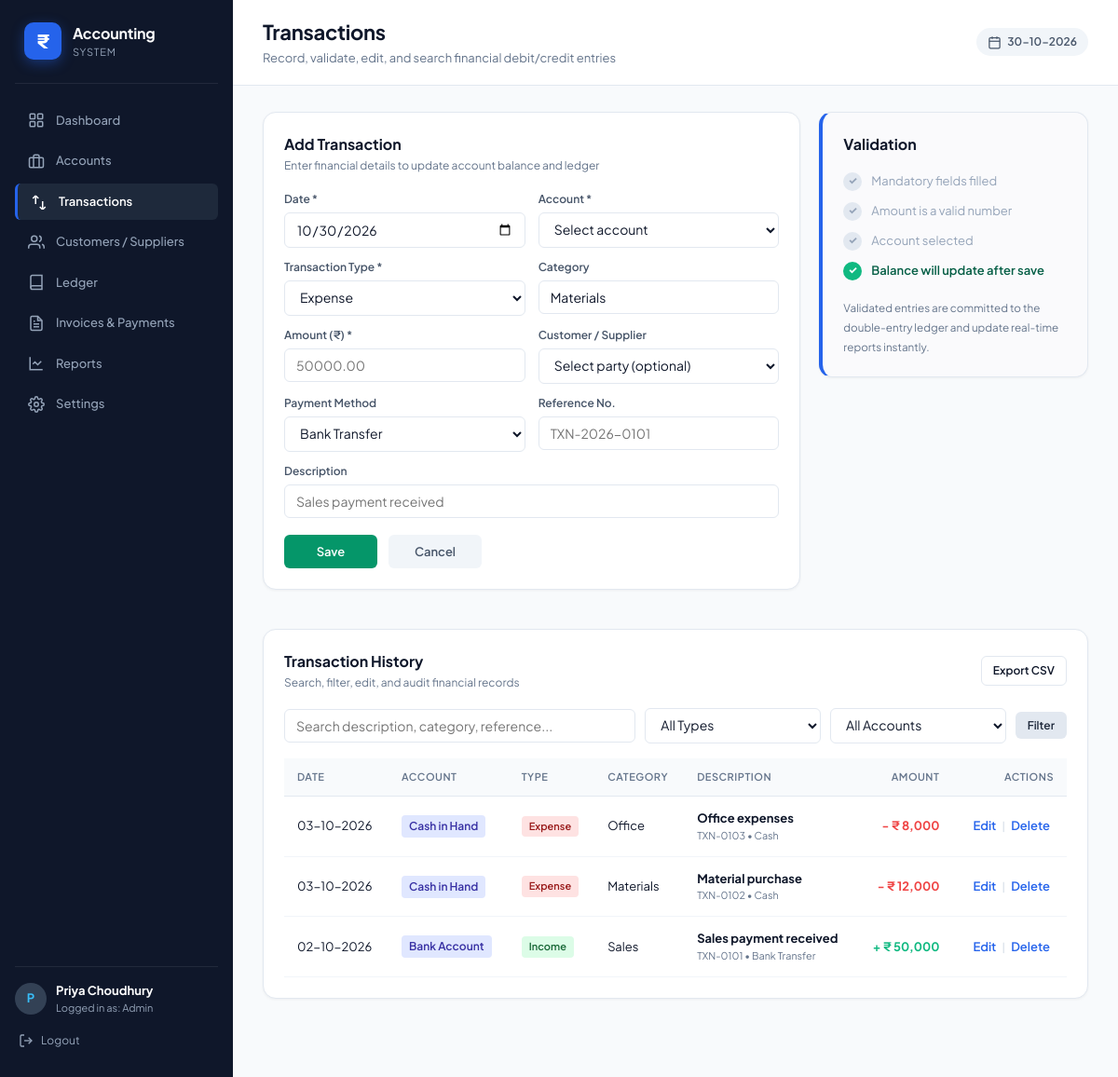
Page /transactions (signed in) on the committed database.
### app.py (models this page shows, shortened)
class Setting(db.Model):
    id = db.Column(db.Integer, primary_key=True)
    business_name = db.Column(db.String(150), default="Accounting System")
    owner_name = db.Column(db.String(120), default="Priya Choudhury")
    currency = db.Column(db.String(10), default="₹")
    date_format = db.Column(db.String(30), default="%d-%m-%Y")
    notifications = db.Column(db.Boolean, default=True)

class Transaction(db.Model):
    id = db.Column(db.Integer, primary_key=True)
    tx_date = db.Column(db.Date, nullable=False, default=date.today)
    amount = db.Column(db.Float, nullable=False)
    tx_type = db.Column(db.String(30), nullable=False)  # Income, Expense, Transfer
    category = db.Column(db.String(80), default="General")
    description = db.Column(db.String(255), default="")
    payment_method = db.Column(db.String(50), default="Cash")  # Cash, Bank Transfer, UPI, Cheque, Card
    reference = db.Column(db.String(80), default="")
    account_id = db.Column(db.Integer, db.ForeignKey("account.id"), nullable=False)
    customer_id = db.Column(db.Integer, db.ForeignKey("customer.id"), nullable=True)
    supplier_id = db.Column(db.Integer, db.ForeignKey("supplier.id"), nullable=True)
    created_at = db.Column(db.DateTime, default=datetime.now)

class Account(db.Model):
    id = db.Column(db.Integer, primary_key=True)
    code = db.Column(db.String(20), unique=True, nullable=False)
    name = db.Column(db.String(120), nullable=False)
    type = db.Column(db.String(40), nullable=False)  # Asset, Liability, Income, Expense, Bank, Cash
    opening_balance = db.Column(db.Float, default=0.0)
    description = db.Column(db.String(255), default="")
    created_at = db.Column(db.DateTime, default=datetime.now)
    transactions = db.relationship("Transaction", backref="account", lazy=True, cascade="all, delete-orphan")

### app.py (the view, shortened to what this page needs)
@app.route("/transactions", methods=["GET", "POST"])
@login_required
def transactions():
    q = Transaction.query
    search = request.args.get("search", "").strip()
    filter_type = request.args.get("type", "").strip()
    filter_account = request.args.get("account_id", "").strip()
    filter_date_from = request.args.get("date_from", "").strip()
    filter_date_to = request.args.get("date_to", "").strip()
    if filter_type:
        q = q.filter(Transaction.tx_type == filter_type)
    if filter_account:
        q = q.filter(Transaction.account_id == int(filter_account))
    if filter_date_from:
        try:
            d_from = datetime.strptime(filter_date_from, "%Y-%m-%d").date()
            q = q.filter(Transaction.tx_date >= d_from)
        except ValueError:
            pass
    if filter_date_to:
        try:
            d_to = datetime.strptime(filter_date_to, "%Y-%m-%d").date()
            q = q.filter(Transaction.tx_date <= d_to)
        except ValueError:
            pass
    tx_list = q.order_by(Transaction.tx_date.desc(), Transaction.id.desc()).all()
    all_accounts = Account.query.order_by(Account.name.asc()).all()
    all_customers = Customer.query.order_by(Customer.name.asc()).all()
    all_suppliers = Supplier.query.order_by(Supplier.name.asc()).all()
    return render_template(
        "transactions.html",
        transactions=tx_list,
        accounts=all_accounts,
        customers=all_customers,
        suppliers=all_suppliers,
        filter_search=search,
        filter_type=filter_type,
        filter_account=filter_account,
        filter_date_from=filter_date_from,
        filter_date_to=filter_date_to
    )

### app.py (called while the page is built)
def login_required(fn):
    @wraps(fn)
    def wrapper(*args, **kwargs):
        if "user_id" not in session:
            return redirect(url_for("login", next=request.path))
        return fn(*args, **kwargs)
    return wrapper

@app.context_processor
def inject_globals():
    setting = Setting.query.first()
    return {
        "setting": setting,
        "currency": setting.currency if setting else "₹",
        "today": date.today(),
        "current_user_name": session.get("user_name", "Accountant"),
        "current_user_role": session.get("user_role", "Accountant"),
    }

### templates/transactions.html (shortened to what this page needs)
{% extends "base.html" %}
{% block heading %}Transactions{% endblock %}
{% block subheading %}Record, validate, edit, and search financial debit/credit entries{% endblock %}
{% block content %}
<div class="transaction-entry-grid" id="add-transaction-panel">
  <div class="panel form-panel">
    <div class="panel-header">
      <div>
        <h3 class="panel-title">Add Transaction</h3>
        <p class="panel-desc">Enter financial details to update account balance and ledger</p>
      </div>
    </div>
    <form method="post" action="{{ url_for('transactions') }}" id="txForm" class="tx-form">
      <div class="form-row-2">
        <div class="form-group">
          <label for="tx_date">Date *</label>
          <input id="tx_date" name="tx_date" type="date" value="{{ today.isoformat() }}" required oninput="validateForm()">
        </div>
        <div class="form-group">
          <label for="tx_account">Account *</label>
          <select id="tx_account" name="account_id" required onchange="validateForm()">
            <option value="">Select account</option>
          </select>
        </div>
      </div>
      <div class="form-row-2">
        <div class="form-group">
          <label for="tx_type">Transaction Type *</label>
          <select id="tx_type" name="tx_type" required onchange="updateCategoryOptions(); validateForm()">
            <option value="Expense" selected>Expense</option>
          </select>
        </div>
        <div class="form-group">
          <label for="tx_category">Category</label>
          <input id="tx_category" name="category" list="category-suggestions" placeholder="Sales, Materials, Office..." value="Materials" oninput="validateForm()">
        </div>
      </div>
      <div class="form-row-2">
        <div class="form-group">
          <label for="tx_amount">Amount (₹) *</label>
          <input id="tx_amount" name="amount" type="number" step="0.01" min="0.01" placeholder="50000.00" required oninput="validateForm()">
        </div>
        <div class="form-group">
          <label for="tx_party">Customer / Supplier</label>
          <select id="tx_party" name="customer_id">
            <option value="">Select party (optional)</option>
          </select>
        </div>
      </div>
      <div class="form-row-2">
        <div class="form-group">
          <label for="tx_payment">Payment Method</label>
          <select id="tx_payment" name="payment_method">
            <option value="Bank Transfer" selected>Bank Transfer</option>
          </select>
        </div>
        <div class="form-group">
          <label for="tx_ref">Reference No.</label>
          <input id="tx_ref" name="reference" type="text" placeholder="TXN-2026-0101">
        </div>
      </div>
      <div class="form-group mb-4">
        <label for="tx_desc">Description</label>
        <input id="tx_desc" name="description" type="text" placeholder="Sales payment received" oninput="validateForm()">
      </div>
      <div class="form-actions-bar">
        <button type="submit" class="btn btn-save" id="saveBtn">Save</button>
        <button type="reset" class="btn btn-cancel" onclick="setTimeout(validateForm, 50)">Cancel</button>
      </div>
    </form>
  </div>
  <div class="panel validation-panel">
    <div class="panel-header">
      <h3 class="panel-title">Validation</h3>
    </div>
    <div class="validation-checklist">
      <div class="val-item" id="val_fields">
        <span class="val-check">✓</span>
        <span class="val-text">Mandatory fields filled</span>
      </div>
      <div class="val-item" id="val_amount">
        <span class="val-check">✓</span>
        <span class="val-text">Amount is a valid number</span>
      </div>
      <div class="val-item" id="val_account">
        <span class="val-check">✓</span>
        <span class="val-text">Account selected</span>
      </div>
      <div class="val-item active" id="val_balance">
        <span class="val-check">✓</span>
        <span class="val-text">Balance will update after save</span>
      </div>
    </div>
    <div class="validation-note">
      <small class="text-muted">Validated entries are committed to the double-entry ledger and update real-time reports instantly.</small>
    </div>
  </div>
</div>
<div class="panel mt-4">
  <div class="panel-header">
    <div>
      <h3 class="panel-title">Transaction History</h3>
      <p class="panel-desc">Search, filter, edit, and audit financial records</p>
    </div>
    <a href="{{ url_for('export_report') }}" class="btn btn-outline btn-sm">Export CSV</a>
  </div>
  <form method="get" action="{{ url_for('transactions') }}" class="filter-strip">
    <div class="filter-input-wrap">
      <input name="search" type="text" placeholder="Search description, category, reference..." value="{{ filter_search }}">
    </div>
    <div class="filter-select-wrap">
      <select name="type">
        <option value="">All Types</option>
      </select>
    </div>
    <div class="filter-select-wrap">
      <select name="account_id">
        <option value="">All Accounts</option>
      </select>
    </div>
    <button type="submit" class="btn btn-secondary btn-sm">Filter</button>
  </form>
  <div class="table-responsive">
    <table class="data-table">
      <thead>
        <tr>
          <th>Date</th>
          <th>Account</th>
          <th>Type</th>
          <th>Category</th>
          <th>Description</th>
          <th class="text-right">Amount</th>
          <th class="text-right">Actions</th>
        </tr>
      </thead>
      <tbody>
        {% for tx in transactions %}
          <tr>
            <td>{{ tx.tx_date.strftime('%d-%m-%Y') }}</td>
            <td><span class="account-pill">{{ tx.account.name }}</span></td>
            <td><span class="badge badge-{{ tx.tx_type|lower }}">{{ tx.tx_type }}</span></td>
            <td>{{ tx.category }}</td>
            <td>
              <strong>{{ tx.description or tx.category }}</strong>
              <small class="text-muted d-block">{{ tx.reference or 'No reference' }} • {{ tx.payment_method }}</small>
            </td>
            <td class="text-right font-bold {{ 'text-positive' if tx.tx_type == 'Income' else 'text-negative' }}">
              {{ '+' if tx.tx_type == 'Income' else '-' }} ₹ {{ "{:,.0f}".format(tx.amount) }}
            </td>
            <td class="text-right actions-cell">
              <button
                type="button"
                class="btn-link-action edit-btn"
                onclick="openEditTxModal('{{ tx.id }}', '{{ tx.tx_date.isoformat() }}', '{{ tx.account_id }}', '{{ tx.tx_type }}', '{{ tx.amount }}', '{{ tx.category|escape }}', '{{ tx.description|escape }}', '{{ tx.payment_method|escape }}', '{{ tx.reference|escape }}')"
              >Edit</button>
              <span class="action-sep">|</span>
              <form method="post" action="{{ url_for('delete_transaction', id=tx.id) }}" class="d-inline" onsubmit="return confirm('Delete transaction #{{ tx.id }}?')">
                <button type="submit" class="btn-link-action text-danger">Delete</button>
              </form>
            </td>
          </tr>
        {% else %}
          <tr>
            <td colspan="7" class="text-center text-muted py-4">No matching transactions found.</td>
          </tr>
        {% endfor %}
      </tbody>
    </table>
  </div>
</div>
{% endblock %}

### templates/base.html (shortened to what this page needs)
<!doctype html>
<html lang="en">
<head>
  <link rel="stylesheet" href="{{ url_for('static', filename='style.css') }}">
</head>
<body>
{% if session.get('user_id') %}
<div class="app-shell">
  <aside class="sidebar">
    <div class="brand">
      <div class="brand-icon">₹</div>
      <div>
        <b>Accounting</b>
        <small>System</small>
      </div>
    </div>
    <nav>
      <a href="{{ url_for('dashboard') }}" class="{{ 'active' if request.endpoint == 'dashboard' }}">
        <svg class="nav-icon" viewBox="0 0 24 24" fill="none" stroke="currentColor" stroke-width="2"><rect x="3" y="3" width="7" height="7" rx="1"/><rect x="14" y="3" width="7" height="7" rx="1"/><rect x="14" y="14" width="7" height="7" rx="1"/><rect x="3" y="14" width="7" height="7" rx="1"/></svg>
        <span>Dashboard</span>
      </a>
      <a href="{{ url_for('accounts') }}" class="{{ 'active' if request.endpoint == 'accounts' }}">
        <svg class="nav-icon" viewBox="0 0 24 24" fill="none" stroke="currentColor" stroke-width="2"><rect x="2" y="7" width="20" height="14" rx="2" ry="2"/><path d="M16 21V5a2 2 0 0 0-2-2h-4a2 2 0 0 0-2 2v16"/></svg>
        <span>Accounts</span>
      </a>
      <a href="{{ url_for('transactions') }}" class="{{ 'active' if request.endpoint == 'transactions' }}">
        <svg class="nav-icon" viewBox="0 0 24 24" fill="none" stroke="currentColor" stroke-width="2"><path d="M7 16V4m0 0L3 8m4-4l4 4m6 4v12m0 0l4-4m-4 4l-4-4"/></svg>
        <span>Transactions</span>
      </a>
      <a href="{{ url_for('customers') }}" class="{{ 'active' if request.endpoint in ['customers', 'suppliers'] }}">
        <svg class="nav-icon" viewBox="0 0 24 24" fill="none" stroke="currentColor" stroke-width="2"><path d="M17 21v-2a4 4 0 0 0-4-4H5a4 4 0 0 0-4 4v2"/><circle cx="9" cy="7" r="4"/><path d="M23 21v-2a4 4 0 0 0-3-3.87"/><path d="M16 3.13a4 4 0 0 1 0 7.75"/></svg>
        <span>Customers / Suppliers</span>
      </a>
      <a href="{{ url_for('ledger', account_id=1) }}" class="{{ 'active' if request.endpoint == 'ledger' }}">
        <svg class="nav-icon" viewBox="0 0 24 24" fill="none" stroke="currentColor" stroke-width="2"><path d="M4 19.5A2.5 2.5 0 0 1 6.5 17H20"/><path d="M6.5 2H20v20H6.5A2.5 2.5 0 0 1 4 19.5v-15A2.5 2.5 0 0 1 6.5 2z"/></svg>
        <span>Ledger</span>
      </a>
      <a href="{{ url_for('invoices') }}" class="{{ 'active' if request.endpoint == 'invoices' }}">
        <svg class="nav-icon" viewBox="0 0 24 24" fill="none" stroke="currentColor" stroke-width="2"><path d="M14 2H6a2 2 0 0 0-2 2v16a2 2 0 0 0 2 2h12a2 2 0 0 0 2-2V8z"/><polyline points="14 2 14 8 20 8"/><line x1="16" y1="13" x2="8" y2="13"/><line x1="16" y1="17" x2="8" y2="17"/><polyline points="10 9 9 9 8 9"/></svg>
        <span>Invoices & Payments</span>
      </a>
      <a href="{{ url_for('reports') }}" class="{{ 'active' if request.endpoint == 'reports' }}">
        <svg class="nav-icon" viewBox="0 0 24 24" fill="none" stroke="currentColor" stroke-width="2"><path d="M3 3v18h18"/><path d="m19 9-5 5-4-4-3 3"/></svg>
        <span>Reports</span>
      </a>
      <a href="{{ url_for('settings') }}" class="{{ 'active' if request.endpoint == 'settings' }}">
        <span>Settings</span>
      </a>
    </nav>
    <div class="sidebar-bottom">
      <div class="user-chip">
        <div class="avatar">{{ current_user_name[0] }}</div>
        <div>
          <b>{{ current_user_name }}</b>
          <small>Logged in as: {{ current_user_role }}</small>
        </div>
      </div>
      <a class="logout-link" href="{{ url_for('logout') }}" title="Sign out">
        <svg viewBox="0 0 24 24" fill="none" stroke="currentColor" stroke-width="2" width="16" height="16"><path d="M9 21H5a2 2 0 0 1-2-2V5a2 2 0 0 1 2-2h4"/><polyline points="16 17 21 12 16 7"/><line x1="21" y1="12" x2="9" y2="12"/></svg>
        <span>Logout</span>
      </a>
    </div>
  </aside>
  <main class="main">
    <header class="topbar">
      <div>
        <h1>{% block heading %}Dashboard{% endblock %}</h1>
        <p>{% block subheading %}Overview of accounts, ledger, and recent financial transactions{% endblock %}</p>
      </div>
      <div class="top-actions">
        <span class="date-pill">
          <svg viewBox="0 0 24 24" width="15" height="15" fill="none" stroke="currentColor" stroke-width="2"><rect x="3" y="4" width="18" height="18" rx="2" ry="2"/><line x1="16" y1="2" x2="16" y2="6"/><line x1="8" y1="2" x2="8" y2="6"/><line x1="3" y1="10" x2="21" y2="10"/></svg>
          {{ today.strftime('%d-%m-%Y') }}
        </span>
      </div>
    </header>
    <div class="content">
      {% block content %}{% endblock %}
    </div>
  </main>
</div>
{% else %}
  {% block auth_content %}{% endblock %}
{% endif %}
</body>
</html>

### rows in the picture
Setting: owner_name "Priya Choudhury"
Transaction: tx_date "03-10-2026", account.name "Cash in Hand", tx_type "Expense", category "Office", description "Office expenses", reference "TXN-0103", payment_method "Cash", tx_type "-", amount "8,000"
Transaction: tx_date "03-10-2026", account.name "Cash in Hand", tx_type "Expense", category "Materials", description "Material purchase", reference "TXN-0102", payment_method "Cash", tx_type "-", amount "12,000"
Transaction: tx_date "02-10-2026", account.name "Bank Account", tx_type "Income", category "Sales", description "Sales payment received", reference "TXN-0101", payment_method "Bank Transfer", tx_type "+", amount "50,000"

### other values in the picture
{{ current_user_name[0] }} "P"
{{ current_user_role }} "Admin"
